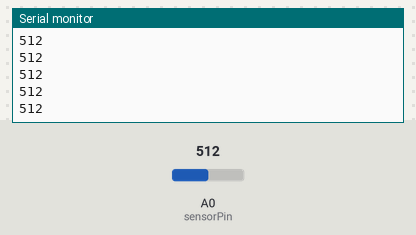
Simulated run of this sketch. Board: Arduino Uno, built with avr-gcc and run on an emulated ATmega328P. Parts: the last lines printed to the serial monitor. The test bench sets the inputs (shaded band); at power-on: A0 (sensorPin) = 512.

Above: at 1.2 s.
1.3 s: A0 (sensorPin) set to 716
At 1.31 s:
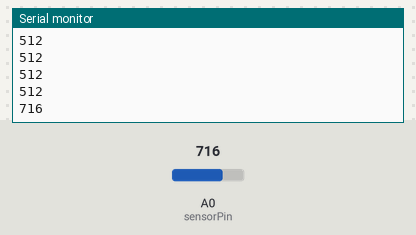
2.8 s: A0 (sensorPin) set to 900
At 2.81 s:
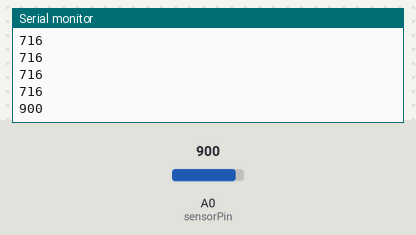
Timing chart, 0 to 5.8 s (numbered marks = the images above; inputs shaded):
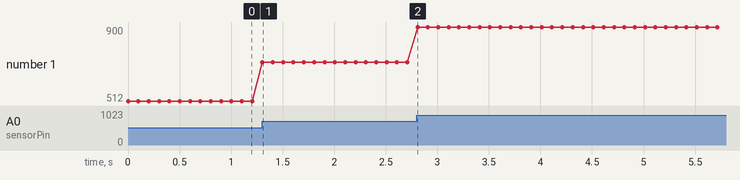

The sketch:

FlexSensorReading.ino
```cpp
int sensorPin = A0;
float highestADC = 0;
float lowestADC = 400;

int lowerLimit = 0;
int upperLimt = 0;
byte i = 1;

char num[10];
int m;
void setup() {
  Serial.begin(9600);
  pinMode(sensorPin, INPUT);
}

void loop() {
  int ADCRaw = analogRead(sensorPin);
  //m = sprintf(num, " %3d:  %5d    ", i,ADCRaw);
  //m = sprintf(num, "%4d", i, ADCRaw);
  //m = sprintf(num, "%4d", ADCRaw);
  //ADCRaw = map(ADCRaw, 0, 1023, 0, 100);
  //GetHighestADCRaw(ADCRaw);
  //GetLowestADCRaw(ADCRaw);
  //Serial.println(num);
  //Serial.println("%04d", ADCRaw);
  Serial.println(ADCRaw);
  delay(100);
}

void GetHighestADCRaw(float ADCRaw){
  if(ADCRaw > highestADC){
    highestADC = ADCRaw;
  }

  Serial.print("Min: ");
  Serial.print(lowestADC);
}

void GetLowestADCRaw(float ADCRaw){
  if(ADCRaw < lowestADC){
    lowestADC = ADCRaw;
  }

  Serial.print("Max: ");
  Serial.println(highestADC);
}
```

Measured:
- after the input at 1.3 s, the serial monitor: prints a new line at once (image 1)
- after the input at 2.8 s, the serial monitor: prints a new line at once (image 2)
- plotted number 1: 512 → 716 after the input at 1.3 s, 716 → 900 after the input at 2.8 s
